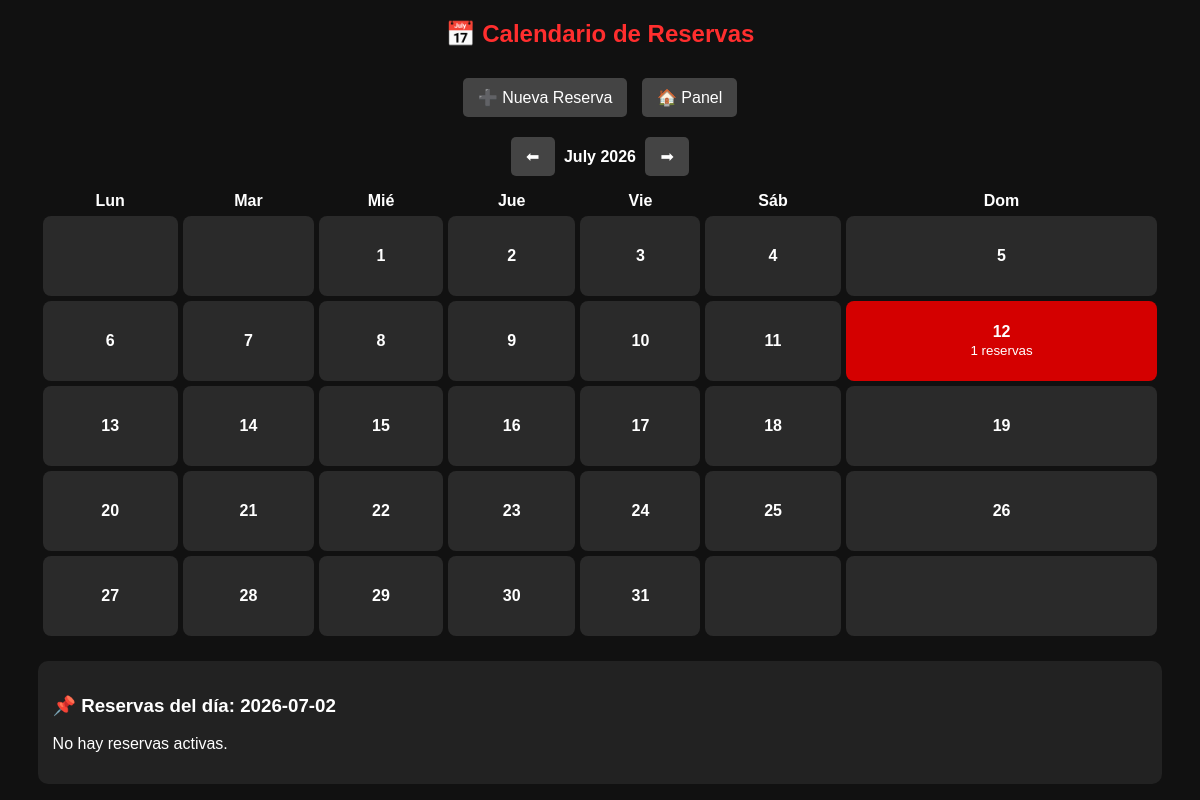
The app's page /admin/calendario_reservas.php?mes=07&anio=2026&dia=2026-07-02 (signed in), older data.
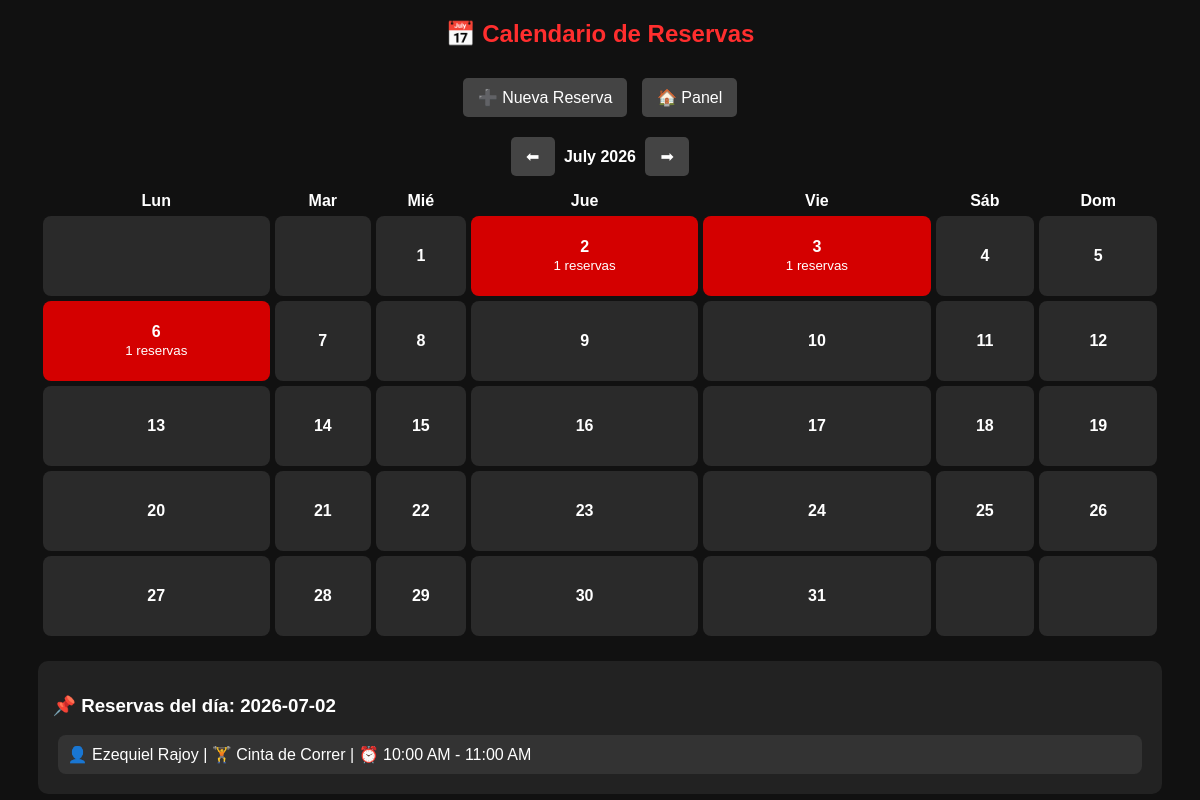
The same page, newer data.
### tables this page shows
CREATE TABLE `reservas` (
  `id_reserva` int(11) NOT NULL AUTO_INCREMENT,
  `id_cliente` int(11) NOT NULL,
  `id_aparato` int(11) NOT NULL,
  `fecha` date NOT NULL,
  `hora_inicio` time NOT NULL,
  `hora_fin` time NOT NULL,
  `estado_reserva` enum('Pendiente','Activa','Cancelada','Finalizada') NOT NULL DEFAULT 'Pendiente',
  PRIMARY KEY (`id_reserva`),
  UNIQUE KEY `id_cliente` (`id_cliente`,`id_aparato`,`fecha`,`hora_inicio`),
  KEY `id_aparato` (`id_aparato`),
  CONSTRAINT `reservas_ibfk_1` FOREIGN KEY (`id_cliente`) REFERENCES `clientes` (`id_cliente`),
  CONSTRAINT `reservas_ibfk_2` FOREIGN KEY (`id_aparato`) REFERENCES `aparatos` (`id_aparato`),
  CONSTRAINT `CONSTRAINT_1` CHECK (`hora_inicio` < `hora_fin`),
  CONSTRAINT `CONSTRAINT_2` CHECK (`hora_inicio` < `hora_fin`)
);

CREATE TABLE `clientes` (
  `id_cliente` int(11) NOT NULL AUTO_INCREMENT,
  `id_tipo_documento` int(11) NOT NULL,
  `numero_documento` varchar(20) NOT NULL,
  `nombre` varchar(50) NOT NULL,
  `apellido` varchar(50) NOT NULL,
  `telefono` varchar(20) DEFAULT NULL,
  `email` varchar(100) DEFAULT NULL,
  `direccion` varchar(100) DEFAULT NULL,
  `fecha_nacimiento` date DEFAULT NULL,
  `fecha_registro` date NOT NULL,
  `estado` enum('Activo','Inactivo','Suspendido') NOT NULL,
  `usuario` varchar(50) NOT NULL,
  `contrasena` varchar(255) NOT NULL,
  `id_usuario` int(11) DEFAULT NULL,
  PRIMARY KEY (`id_cliente`),
  UNIQUE KEY `numero_documento` (`numero_documento`),
  UNIQUE KEY `usuario` (`usuario`),
  UNIQUE KEY `email` (`email`),
  KEY `id_tipo_documento` (`id_tipo_documento`),
  CONSTRAINT `clientes_ibfk_1` FOREIGN KEY (`id_tipo_documento`) REFERENCES `tipo_documento` (`id_tipo_documento`)
);

CREATE TABLE `aparatos` (
  `id_aparato` int(11) NOT NULL AUTO_INCREMENT,
  `nombre` varchar(100) NOT NULL,
  `descripcion` varchar(200) DEFAULT NULL,
  `estado` enum('Disponible','Mantenimiento','Fuera de servicio') NOT NULL,
  PRIMARY KEY (`id_aparato`),
  UNIQUE KEY `nombre` (`nombre`)
);

### admin/calendario_reservas.php (the view, shortened to what this page needs)
<?php
include("../php/conexion.php");
function formatoHora($hora) {
    return date("h:i A", strtotime($hora));
}
$mes = isset($_GET['mes']) ? (int)$_GET['mes'] : date('m');
$anio = isset($_GET['anio']) ? (int)$_GET['anio'] : date('Y');
$primer_dia = date("N", strtotime("$anio-$mes-01"));
$dias_mes = date("t", strtotime("$anio-$mes-01"));
$sql = "SELECT fecha, COUNT(*) as total
        FROM reservas
        WHERE MONTH(fecha) = '$mes'
        AND YEAR(fecha) = '$anio'
        AND estado_reserva = 'Activa'
        GROUP BY fecha";
$res = mysqli_query($conexion, $sql);
$reservas = [];
while ($row = mysqli_fetch_assoc($res)) {
    $reservas[$row['fecha']] = $row['total'];
}
$detalle = [];
if (isset($_GET['dia'])) {
    $fecha_click = $_GET['dia'];
    $sqlD = "SELECT r.*, c.nombre, c.apellido, a.nombre AS aparato
             FROM reservas r
             INNER JOIN clientes c ON r.id_cliente = c.id_cliente
             INNER JOIN aparatos a ON r.id_aparato = a.id_aparato
             WHERE r.fecha = '$fecha_click'
             AND r.estado_reserva = 'Activa'";
    $resD = mysqli_query($conexion, $sqlD);
    while ($row = mysqli_fetch_assoc($resD)) {
        $detalle[] = $row;
    }
}
?>
<!DOCTYPE html>
<html lang="es">
<head>
</head>
<body>
<div class="contenedor">
<h2>📅 Calendario de Reservas</h2>
<div style="text-align:center;">
    <a class="boton" href="nueva_reserva.php">➕ Nueva Reserva</a>
    <a class="boton" href="dashboard.php">🏠 Panel</a>
</div>
<div style="text-align:center;">
    <a class="boton" href="?mes=<?php echo $mes-1; ?>&anio=<?php echo $anio; ?>">⬅</a>
    <b><?php echo date("F Y", strtotime("$anio-$mes-01")); ?></b>
    <a class="boton" href="?mes=<?php echo $mes+1; ?>&anio=<?php echo $anio; ?>">➡</a>
</div>
<table>
<tr>
<th>Lun</th><th>Mar</th><th>Mié</th><th>Jue</th><th>Vie</th><th>Sáb</th><th>Dom</th>
</tr>
<tr>
<?php
$dia = 1;
$col = 1;
for ($i = 1; $i < $primer_dia; $i++) {
    echo "<td></td>";
    $col++;
}
while ($dia <= $dias_mes) {
    $fecha = sprintf("%04d-%02d-%02d", $anio, $mes, $dia);
    $clase = isset($reservas[$fecha]) ? "rojo" : "";
    echo "<td class='$clase' onclick=\"window.location='?mes=$mes&anio=$anio&dia=$fecha'\">";
    echo "<b>$dia</b><br>";
    if (isset($reservas[$fecha])) {
        echo "<small>{$reservas[$fecha]} reservas</small>";
    }
    echo "</td>";
    if ($col % 7 == 0) {
        echo "</tr><tr>";
    }
    $dia++;
    $col++;
}
while ($col % 7 != 1) {
    echo "<td></td>";
    $col++;
}
?>
</tr>
</table>
<?php if (isset($_GET['dia'])) { ?>
<div class="detalle">
<h3>📌 Reservas del día: <?php echo $_GET['dia']; ?></h3>
<?php if (count($detalle) == 0) { ?>
    <p>No hay reservas activas.</p>
<?php } ?>
<?php foreach($detalle as $r) { ?>
<div style="background:#333;padding:10px;margin:5px;border-radius:8px;">
    👤 <?php echo $r['nombre']." ".$r['apellido']; ?> |
    🏋 <?php echo $r['aparato']; ?> |
    ⏰ <?php echo formatoHora($r['hora_inicio'])." - ".formatoHora($r['hora_fin']); ?>
</div>
<?php } ?>
</div>
<?php } ?>
</div>
</body>
</html>

Row changes from the older to the newer data that the page shows:
added reservas: id_cliente.nombre "Ezequiel", id_cliente.apellido "Rajoy", id_aparato.nombre "Cinta de Correr", hora_inicio "10:00 AM", hora_fin "11:00 AM"
Text that changed along with them:
new list line: "3 1 reservas"
new list line: "6 1 reservas"
list line gone: "30"
list line gone: "31"
text no longer shown: "No hay reservas activas."
